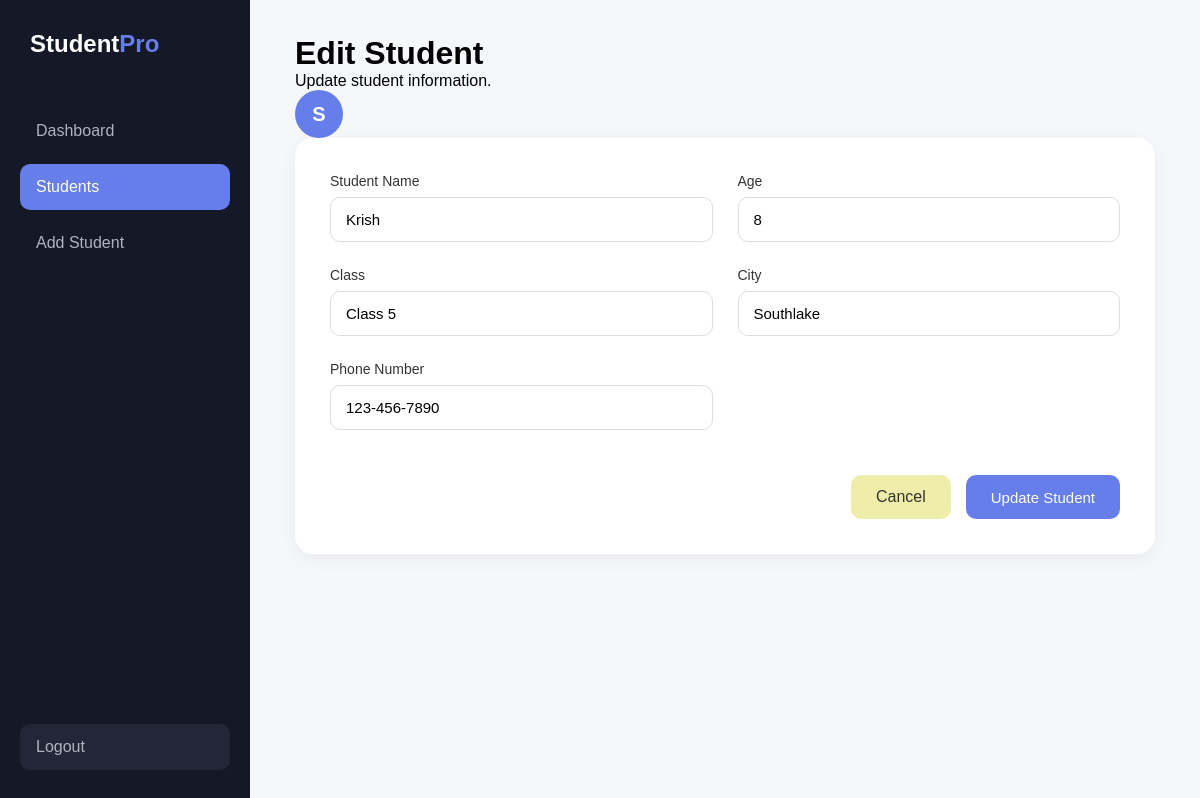
Page /edit-student/2 (signed in) on the committed database.
### tables this page shows
CREATE TABLE students(
        id INTEGER PRIMARY KEY AUTOINCREMENT,
        name TEXT NOT NULL,
        age INTEGER NOT NULL,
        class_name TEXT NOT NULL,
        city TEXT NOT NULL,
        phone TEXT NOT NULL
    );

### app.py (the view, shortened to what this page needs)
@app.route("/edit-student/<int:id>", methods=["GET", "POST"])
def edit_student(id):
    if "username" not in session:
        return redirect("/")
    connection = sqlite3.connect("students.db")
    cursor = connection.cursor()
    cursor.execute("""
        SELECT * FROM students
        WHERE id = ?
    """, (id,))
    student = cursor.fetchone()
    if student is None:
        connection.close()
        return "Student not found!"
    connection.close()
    return render_template(
        "edit-student.html",
        student=student
    )

### Templates/edit-student.html (shortened to what this page needs)
<!doctype html>
<html lang="en">
    <head>
        <link
            rel="stylesheet"
            href="{{ url_for('static', filename='css/style.css') }}"
        />
    </head>
    <body class="dashboard-page">
        <aside class="sidebar">
            <div class="logo">Student<span>Pro</span></div>
            <nav>
                <a href="/dashboard"> Dashboard </a>
                <a href="/students" class="active"> Students </a>
                <a href="/add-student"> Add Student </a>
            </nav>
            <a href="/logout" class="logout"> Logout </a>
        </aside>
        <main class="main-content">
            <header class="topbar">
                <div>
                    <h1>Edit Student</h1>
                    <p>Update student information.</p>
                </div>
                <div class="profile">{{ session["username"][0]|upper }}</div>
            </header>
            <div class="form-card">
                <form method="POST">
                    <div class="form-grid">
                        <div class="form-group">
                            <label> Student Name </label>
                            <input
                                type="text"
                                name="name"
                                value="{{ student[1] }}"
                                required
                            />
                        </div>
                        <div class="form-group">
                            <label> Age </label>
                            <input
                                type="number"
                                name="age"
                                value="{{ student[2] }}"
                                min="1"
                                max="100"
                                required
                            />
                        </div>
                        <div class="form-group">
                            <label> Class </label>
                            <input
                                type="text"
                                name="class_name"
                                value="{{ student[3] }}"
                                required
                            />
                        </div>
                        <div class="form-group">
                            <label> City </label>
                            <input
                                type="text"
                                name="city"
                                value="{{ student[4] }}"
                                required
                            />
                        </div>
                        <div class="form-group">
                            <label> Phone Number </label>
                            <input
                                type="tel"
                                name="phone"
                                value="{{ student[5] }}"
                                required
                            />
                        </div>
                    </div>
                    <div class="form-actions">
                        <a href="/students" class="cancel-button"> Cancel </a>
                        <button type="submit">Update Student</button>
                    </div>
                </form>
            </div>
        </main>
    </body>
</html>

### Static/css/style.css (style rules this page uses)
* { margin: 0; padding: 0; box-sizing: border-box; }
body { font-family: Arial, sans-serif; }
.dashboard-page { background: #f5f7fb; min-height: 100vh; display: flex; }
.sidebar { width: 250px; min-height: 100vh; background: #151927; padding: 30px 20px; display: flex; flex-direction: column; }
.logo { color: white; font-size: 24px; font-weight: bold; margin-bottom: 50px; padding-left: 10px; }
.logo span { color: #667eea; }
.sidebar nav { display: flex; flex-direction: column; gap: 10px; }
.sidebar nav a, .logout { padding: 14px 16px; border-radius: 10px; color: #aeb3c2; text-decoration: none; transition: 0.2s; }
.sidebar nav a:hover, .sidebar nav a.active { background: #667eea; color: white; }
.logout { margin-top: auto; background: #222637; }
.main-content { flex: 1; padding: 35px 45px; }
.profile { width: 48px; height: 48px; border-radius: 50%; background: #667eea; color: white; display: flex; justify-content: center; align-items: center; font-weight: bold; font-size: 20px; }
form { display: flex; flex-direction: column; gap: 15px; }
input { padding: 14px; border: 1px solid #ddd; border-radius: 10px; font-size: 15px; outline: none; }
button, .button { display: inline-block; padding: 14px; border: none; border-radius: 10px; background: #667eea; color: white; font-size: 15px; cursor: pointer; text-decoration: none; }
a { color: #667eea; text-decoration: none; }
.form-card { background: white; padding: 35px; border-radius: 18px; box-shadow: 0 5px 20px rgba(0, 0, 0, 0.05); max-width: 900px; }
.form-grid { display: grid; grid-template-columns: repeat(2, 1fr); gap: 25px; }
.form-group { display: flex; flex-direction: column; gap: 8px; }
.form-group label { font-size: 14px; font-weight: 600px; color: #333; }
.form-group input { padding: 13px 15px; border: 1px solid #ddd; border-radius: 10px; font-size: 15px; outline: none; transition: 0.2s; }
.form-actions { margin-top: 30px; display: flex; justify-content: flex-end; gap: 15px; }
.form-actions button { padding: 13px 25px; border: none; border-radius: 10px; background: #667eea; color: white; font-size: 15px; cursor: pointer; }
.cancel-button { padding: 13px 25px; border-radius: 10px; background: #eea; color: #333; text-decoration: none; }

### rows in the picture
students: name "Krish", age "8", class_name "Class 5", city "Southlake", phone "123-456-7890"

### other values in the picture
{{ session["username"][0]|upper }} "S"
